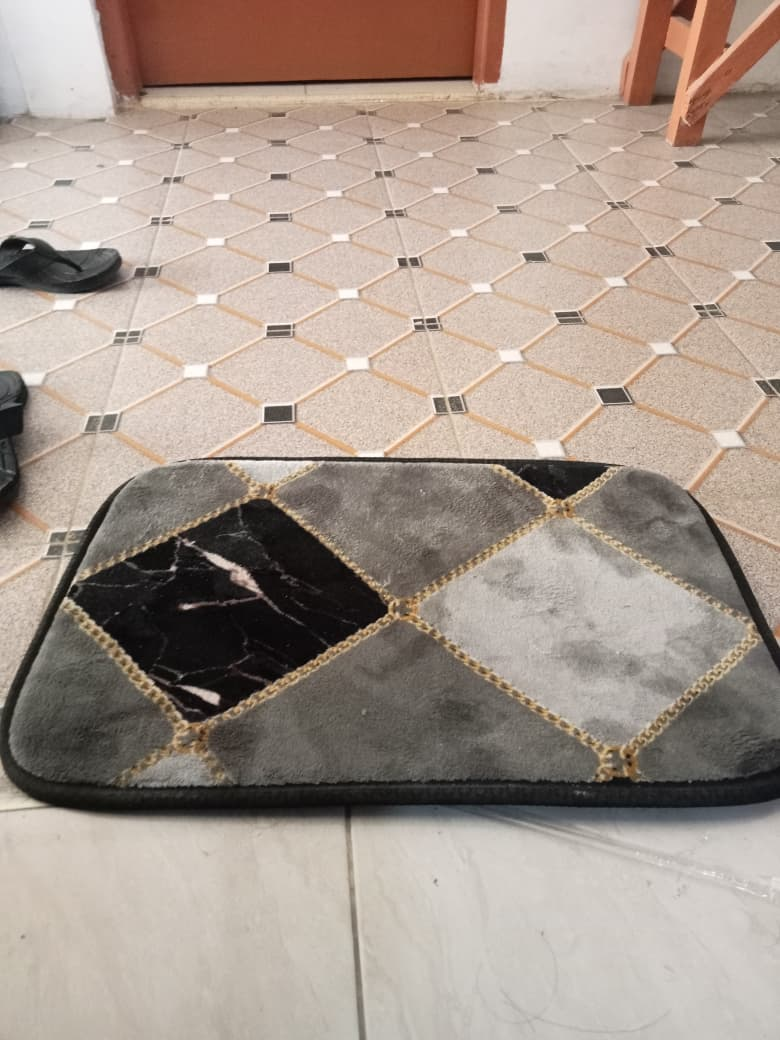
#> input picture week4/input.jpg, 780 x 1040 px
$ python histogram_equalization.py
#> lines starting #> are read from the running program, lines starting #| are printed output that depends on the picture
import numpy as np
import matplotlib.pyplot as plt
from PIL import Image
import os

print("Working directory:", os.getcwd())
print("Isi folder:", os.listdir())


# =====================================================
# Manual Histogram Equalization
# =====================================================
def manual_histogram_equalization(image):

    image = image.astype(np.uint8)

    # 1. Histogram
    histogram = np.zeros(256)

    for pixel in image.flatten():
        histogram[pixel] += 1

    # 2. CDF
    cdf = np.cumsum(histogram)

    # 3. Transformation function
    cdf_min = cdf[np.nonzero(cdf)][0]
    total_pixels = image.size

    transform = np.round(
        (cdf - cdf_min) /
        (total_pixels - cdf_min) * 255
    ).astype(np.uint8)

    # 4. Apply mapping
    equalized_image = transform[image]

    return equalized_image, histogram


# =====================================================
# LOAD IMAGE
# =====================================================
current_dir = os.path.dirname(__file__)
image_path = os.path.join(current_dir, "input.jpg")

# cek file ada atau tidak
if not os.path.exists(image_path):
    print("ERROR: File input.jpg tidak ditemukan!")
    print("Letakkan gambar di folder yang sama.")
    exit()

img = Image.open(image_path).convert("L")
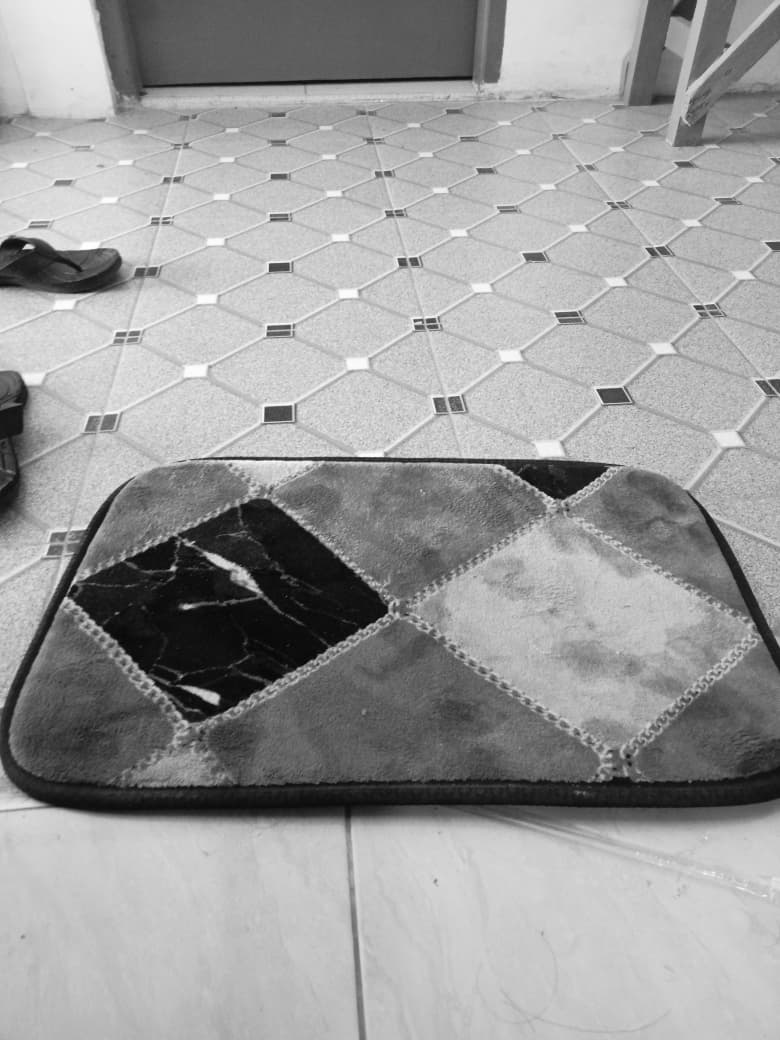
#> img: PIL image 780x1040 L; min 0, max 255, mean 155.2
gray_image = np.array(img)

print("Image loaded successfully!")
print("Shape:", gray_image.shape)
#| Shape: (1040, 780)


# =====================================================
# PROCESS
# =====================================================
equalized_img, hist_before = manual_histogram_equalization(gray_image)
#> the loop in manual_histogram_equalization, `for pixel in image.flatten():` made 811200 passes
#> pixel on passes 1 to 3: 221, 221, 221
#> after the loop in manual_histogram_equalization, `for pixel in image.flatten():`: histogram = 256 values, max 15907 at index 198, min 1 at index 0, mean 3168.8
#> in manual_histogram_equalization, `cdf = np.cumsum(histogram)`: cdf = 256 values from 1 to 811200
#> in manual_histogram_equalization, `cdf_min = cdf[np.nonzero(cdf)][0]`: cdf_min = 1
#> in manual_histogram_equalization, `transform = np.round( (cdf - cdf_min) / (total_pixels - cdf_min) * 255..`: transform = 256 values from 0 to 255
#> in manual_histogram_equalization, `equalized_image = transform[image]`:
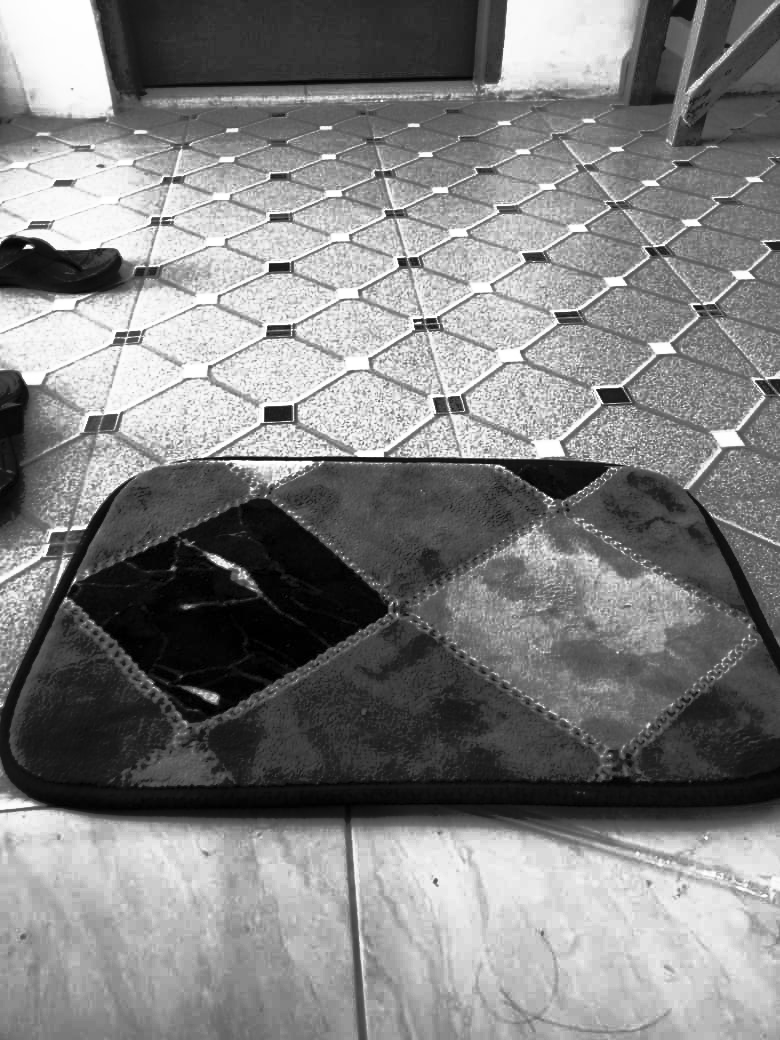
#> equalized_image: shape (1040, 780); min 0, max 255, mean 128.7
#> hist_before has the same summary as histogram in manual_histogram_equalization

# histogram setelah
hist_after = np.zeros(256)
for pixel in equalized_img.flatten():
    hist_after[pixel] += 1
#> this loop made 811200 passes
#> pixel on passes 1 to 3: 249, 249, 249
#> after the loop, hist_after = 256 values, max 15907 at index 185, min 0 at index 41, mean 3168.8


# =====================================================
# DISPLAY RESULT
# =====================================================
plt.figure(figsize=(10,8))

plt.subplot(2,2,1)
plt.imshow(gray_image, cmap='gray')
plt.title("Original Image")
plt.axis("off")

plt.subplot(2,2,2)
plt.imshow(equalized_img, cmap='gray')
plt.title("Equalized Image")
plt.axis("off")

plt.subplot(2,2,3)
plt.plot(hist_before)
plt.title("Histogram Before")

plt.subplot(2,2,4)
plt.plot(hist_after)
plt.title("Histogram After")

plt.tight_layout()
plt.show()
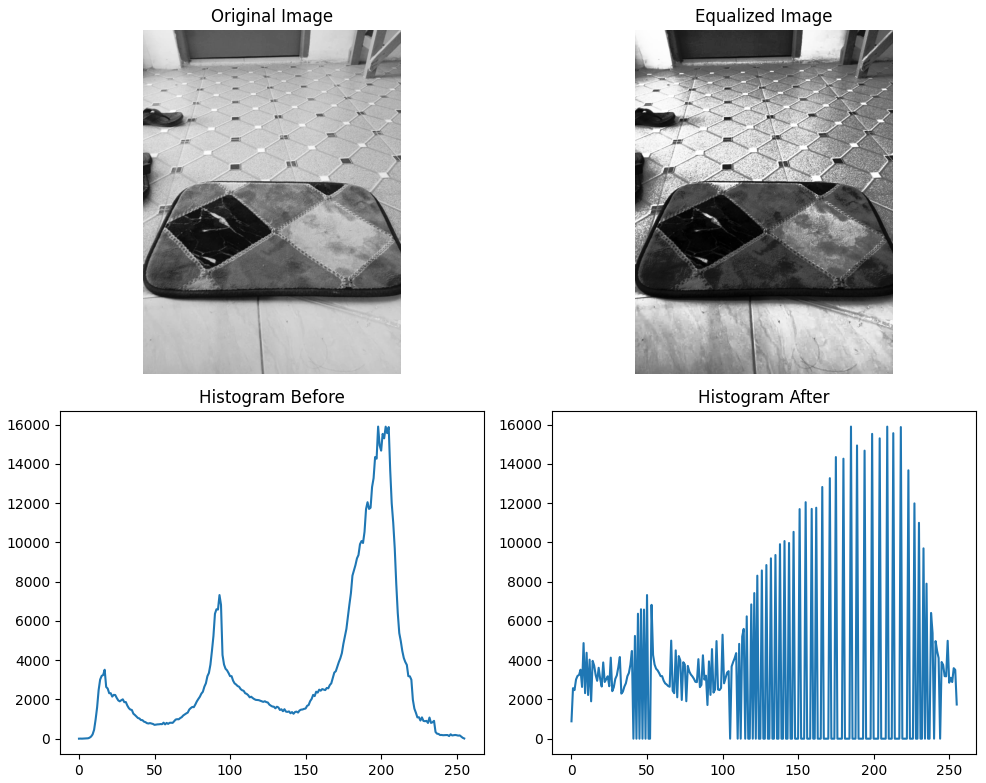
#> figure drawn by matplotlib, 4 panels; panel 3: curve peaks at x = 198, y = 15907; panel 4: curve peaks at x = 185, y = 15907

$ run again, with week4/overexposed.jpg copied over week4/input.jpg
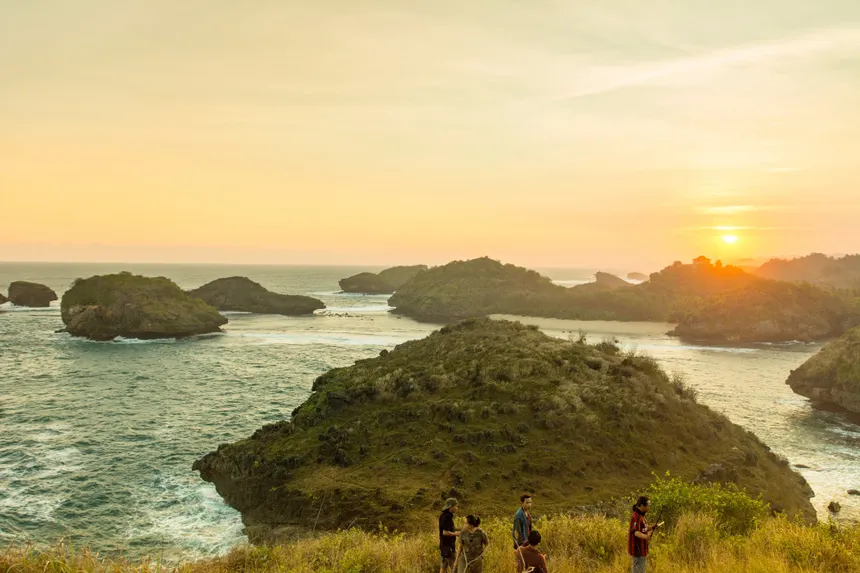
#> input picture week4/overexposed.jpg, 860 x 573 px
#| Shape: (573, 860)
#> the loop in manual_histogram_equalization, `for pixel in image.flatten():` made 492780 passes
#> pixel on passes 1 to 3: 204, 204, 204
#> after the loop in manual_histogram_equalization, `for pixel in image.flatten():`: histogram = 256 values, max 14000 at index 226, min 0 at index 255, mean 1924.9
#> cdf = 256 values from 1 to 492780
#> cdf_min = 1
#> transform = 256 values from 0 to 255
#> in manual_histogram_equalization, `equalized_image = transform[image]`:
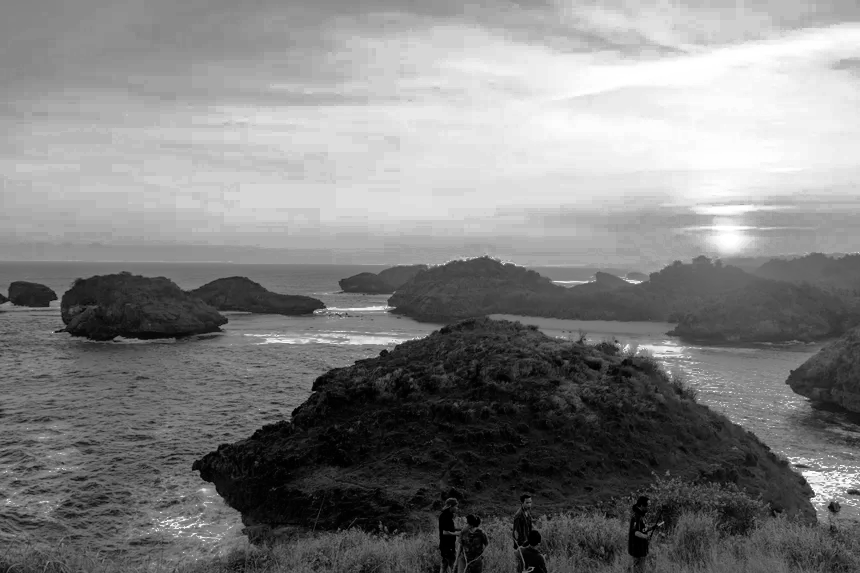
#> equalized_image: shape (573, 860); min 0, max 255, mean 128.7
#> hist_before has the same summary as histogram in manual_histogram_equalization
#> the loop `for pixel in equalized_img.flatten():` made 492780 passes
#> pixel on passes 1 to 3: 132, 132, 132
#> after the loop `for pixel in equalized_img.flatten():`: hist_after = 256 values, max 14000 at index 214, min 0 at index 33, mean 1924.9
#> `plt.show()`:
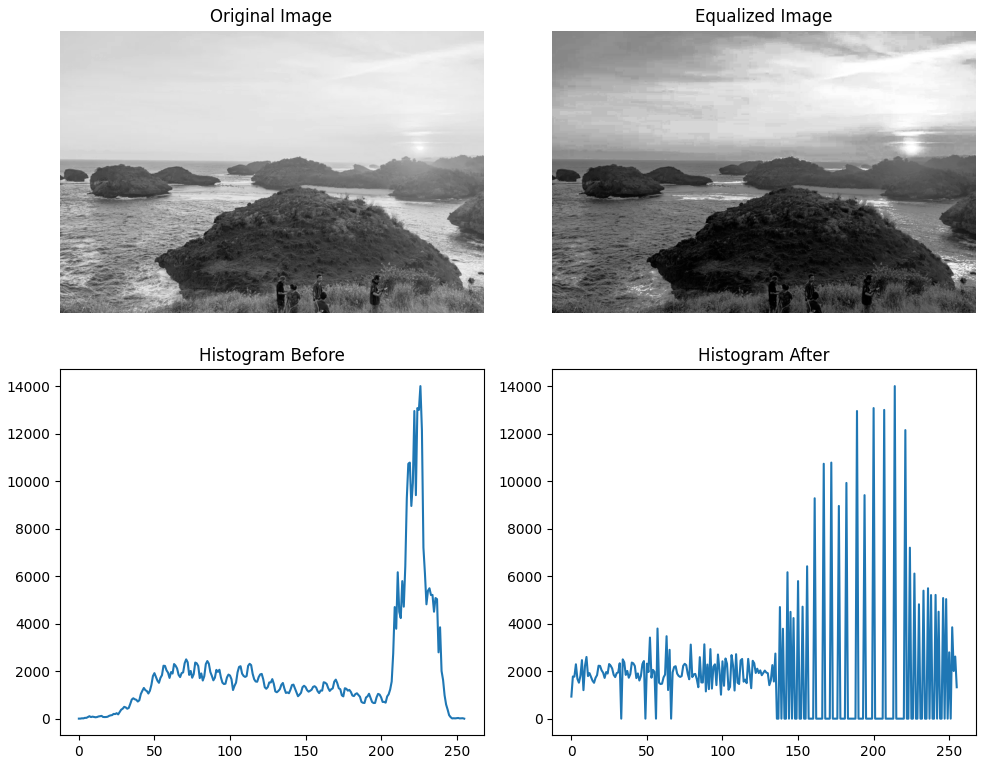
#> figure drawn by matplotlib, 4 panels; panel 3: curve peaks at x = 226, y = 14000; panel 4: curve peaks at x = 214, y = 14000
